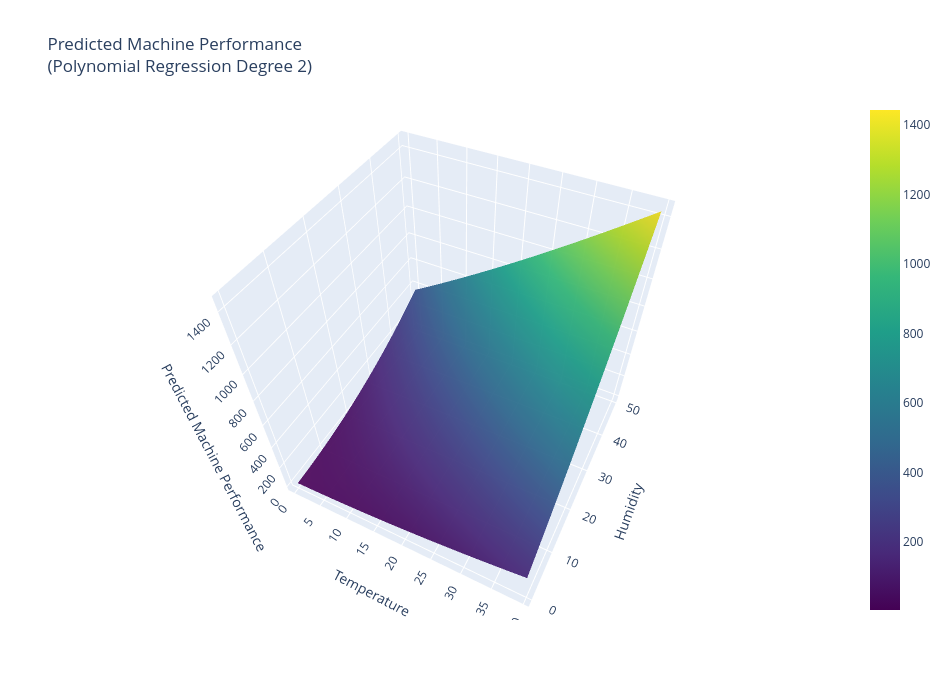

The code cell stored with this chart in its notebook:
### Code cell
# יצירת גרף אינטראקטיבי
fig = go.Figure(
    data=[
        go.Surface(
            x=T_grid,
            y=H_grid,
            z=Z_grid,
            colorscale="Viridis",
            opacity=0.95
        )
    ]
)

fig.update_layout(
    title="Predicted Machine Performance<br>(Polynomial Regression Degree 2)",
    scene=dict(
        xaxis_title="Temperature",
        yaxis_title="Humidity",
        zaxis_title="Predicted Machine Performance"
    ),
    width=950,
    height=700
)

fig.show()

### Figure 1 — Plotly figure (JSON) as saved in the notebook; plotly's stock layout.template omitted (floating-point values rounded to 4 significant figures; data arrays with more than 128 entries replaced by an {"elided": "..."} marker saying what was removed)
{"data": [{"colorscale": [[0, "#440154"], [0.1111, "#482878"], [0.2222, "#3e4989"], [0.3333, "#31688e"], [0.4444, "#26828e"], [0.5556, "#1f9e89"], [0.6667, "#35b779"], [0.7778, "#6ece58"], [0.8889, "#b5de2b"], [1, "#fde725"]], "opacity": 0.95, "type": "surface", "x": {"elided": "50x50 float values"}, "y": {"elided": "50x50 float values"}, "z": {"elided": "50x50 float values"}}], "layout": {"height": 700, "scene": {"aspectmode": "auto", "aspectratio": {"x": 1, "y": 1, "z": 1}, "camera": {"center": {"x": 0, "y": 0, "z": 0}, "eye": {"x": 0.6617, "y": -1.322, "z": 1.629}, "projection": {"type": "perspective"}, "up": {"x": 0, "y": 0, "z": 1}}, "xaxis": {"title": {"text": "Temperature"}, "type": "linear"}, "yaxis": {"title": {"text": "Humidity"}, "type": "linear"}, "zaxis": {"title": {"text": "Predicted Machine Performance"}, "type": "linear"}}, "title": {"text": "Predicted Machine Performance<br>(Polynomial Regression Degree 2)"}, "width": 950}}
